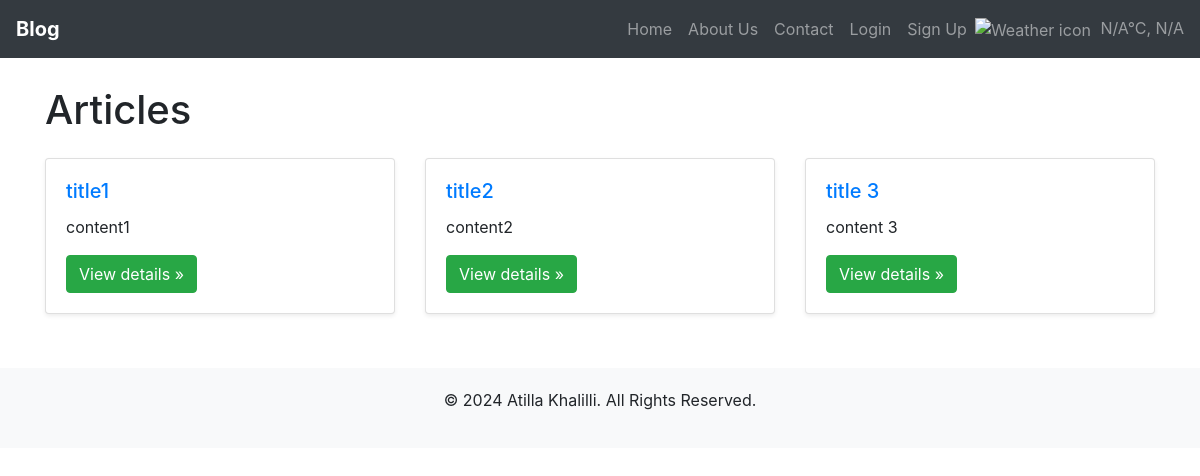
The page / on the database its author committed.
### blog/models.py (models this page shows, shortened)
class Article(models.Model):
    title = models.CharField(max_length=255)
    content = models.TextField()
    categories = models.ManyToManyField(Category, related_name='articles')
    author = models.ForeignKey(User, on_delete=models.CASCADE)
    likes = models.ManyToManyField(User, related_name='liked_articles', blank=True)

### blog/views.py (the view)
# urls.py: path('', views.index, name='index'),
def index(request):
    weather = get_weather()
    articles = Article.objects.all()
    return render(request, 'blog/index.html', {'articles': articles, 'weather': weather})

### blog/views.py (called while the page is built)
def get_weather():
    api_key = '5f0707b776fb6676cf49c0017e4d8854'
    url = f'https://api.openweathermap.org/data/2.5/weather?q=Baku&appid={api_key}&units=metric'
    response = requests.get(url)
    data = response.json()
    if response.status_code != 200 or 'main' not in data:
        return {
            'temperature': 'N/A',
            'description': 'N/A',
            'icon': '01d',
        }
    return {
        'temperature': data['main']['temp'],
        'description': data['weather'][0]['description'],
        'icon': data['weather'][0]['icon'],
    }

### templates/blog/index.html (shortened to what this page needs)
{% extends 'blog/base.html' %}
{% block content %}
    <h1 class="my-4">Articles</h1>
    <div class="row">
        {% for article in articles %}
            <div class="col-md-4">
                <div class="card mb-4 shadow-sm">
                    <div class="card-body">
                        <h5 class="card-title"><a href="{% url 'article_detail' article.id %}">{{ article.title }}</a></h5>
                        <p class="card-text">{{ article.content|truncatewords:30 }}</p>
                        <a href="{% url 'article_detail' article.id %}" class="btn btn-success">View details &raquo;</a>
                    </div>
                </div>
            </div>
        {% endfor %}
    </div>
{% endblock %}

### templates/blog/base.html (style rules this page uses)
body { padding-top: 56px; }

### rows shown on the page
Article: title "title1", content "content1"
Article: title "title2", content "content2"
Article: title "title 3", content "content 3"

### other values the page prints
{{ weather.temperature }} "N/A"
{{ weather.description }} "N/A"
